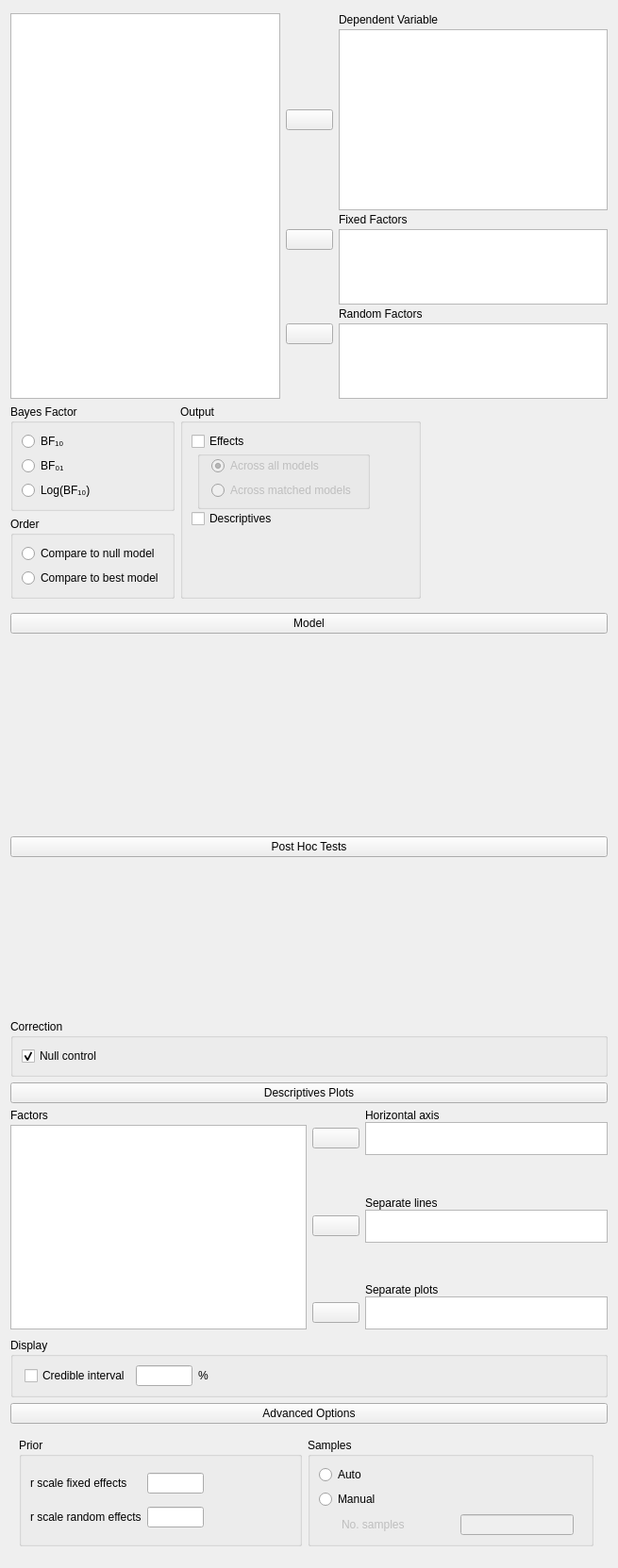
<?xml version="1.0" encoding="UTF-8"?>
<ui version="4.0">
 <class>AnovaBayesianForm</class>
 <widget class="QWidget" name="AnovaBayesianForm">
  <property name="geometry">
   <rect>
    <x>0</x>
    <y>0</y>
    <width>655</width>
    <height>1663</height>
   </rect>
  </property>
  <property name="sizePolicy">
   <sizepolicy hsizetype="Fixed" vsizetype="Preferred">
    <horstretch>0</horstretch>
    <verstretch>0</verstretch>
   </sizepolicy>
  </property>
  <property name="windowTitle">
   <string>Form</string>
  </property>
  <layout class="QGridLayout" name="gridLayout">
   <property name="verticalSpacing">
    <number>0</number>
   </property>
   <item row="2" column="0">
    <widget class="QWidget" name="widget_11" native="true">
     <layout class="QGridLayout" name="gridLayout_6">
      <property name="leftMargin">
       <number>0</number>
      </property>
      <property name="topMargin">
       <number>3</number>
      </property>
      <property name="rightMargin">
       <number>0</number>
      </property>
      <property name="bottomMargin">
       <number>3</number>
      </property>
      <property name="verticalSpacing">
       <number>-1</number>
      </property>
      <item row="0" column="0">
       <widget class="QWidget" name="widgetModel" native="true">
        <layout class="QGridLayout" name="gridLayout_5">
         <property name="leftMargin">
          <number>0</number>
         </property>
         <property name="rightMargin">
          <number>0</number>
         </property>
         <property name="bottomMargin">
          <number>3</number>
         </property>
         <item row="1" column="0">
          <widget class="AnovaModelWidget" name="modelTerms" native="true">
           <property name="sizePolicy">
            <sizepolicy hsizetype="Expanding" vsizetype="Preferred">
             <horstretch>0</horstretch>
             <verstretch>0</verstretch>
            </sizepolicy>
           </property>
           <property name="minimumSize">
            <size>
             <width>0</width>
             <height>200</height>
            </size>
           </property>
          </widget>
         </item>
         <item row="0" column="0">
          <widget class="ExpanderButton" name="expanderModel">
           <property name="sizePolicy">
            <sizepolicy hsizetype="Expanding" vsizetype="Fixed">
             <horstretch>0</horstretch>
             <verstretch>0</verstretch>
            </sizepolicy>
           </property>
           <property name="text">
            <string>Model</string>
           </property>
          </widget>
         </item>
        </layout>
       </widget>
      </item>
     </layout>
    </widget>
   </item>
   <item row="5" column="0">
    <widget class="QWidget" name="advancedBox" native="true">
     <layout class="QGridLayout" name="gridLayout_2">
      <property name="leftMargin">
       <number>0</number>
      </property>
      <property name="topMargin">
       <number>3</number>
      </property>
      <property name="rightMargin">
       <number>0</number>
      </property>
      <property name="bottomMargin">
       <number>3</number>
      </property>
      <item row="0" column="0" rowspan="2" colspan="2">
       <widget class="ExpanderButton" name="expanderAdvanced">
        <property name="text">
         <string>Advanced Options</string>
        </property>
       </widget>
      </item>
      <item row="3" column="0" rowspan="2">
       <widget class="QWidget" name="advancedOptions" native="true">
        <layout class="QGridLayout" name="gridLayout_7">
         <item row="0" column="0">
          <widget class="GroupBox" name="groupBox_2">
           <property name="maximumSize">
            <size>
             <width>300</width>
             <height>16777215</height>
            </size>
           </property>
           <property name="title">
            <string>Prior</string>
           </property>
           <layout class="QGridLayout" name="gridLayout_9">
            <item row="0" column="0">
             <widget class="QLabel" name="label_5">
              <property name="text">
               <string>r scale fixed effects</string>
              </property>
             </widget>
            </item>
            <item row="0" column="1">
             <widget class="BoundTextBox" name="priorFixedEffects">
              <property name="minimumSize">
               <size>
                <width>60</width>
                <height>0</height>
               </size>
              </property>
              <property name="maximumSize">
               <size>
                <width>60</width>
                <height>16777215</height>
               </size>
              </property>
             </widget>
            </item>
            <item row="0" column="2">
             <spacer name="horizontalSpacer">
              <property name="orientation">
               <enum>Qt::Horizontal</enum>
              </property>
              <property name="sizeHint" stdset="0">
               <size>
                <width>293</width>
                <height>20</height>
               </size>
              </property>
             </spacer>
            </item>
            <item row="1" column="0">
             <widget class="QLabel" name="label_9">
              <property name="text">
               <string>r scale random effects</string>
              </property>
             </widget>
            </item>
            <item row="1" column="1">
             <widget class="BoundTextBox" name="priorRandomEffects">
              <property name="minimumSize">
               <size>
                <width>60</width>
                <height>0</height>
               </size>
              </property>
              <property name="maximumSize">
               <size>
                <width>60</width>
                <height>16777215</height>
               </size>
              </property>
             </widget>
            </item>
            <item row="1" column="2">
             <spacer name="horizontalSpacer_2">
              <property name="orientation">
               <enum>Qt::Horizontal</enum>
              </property>
              <property name="sizeHint" stdset="0">
               <size>
                <width>293</width>
                <height>20</height>
               </size>
              </property>
             </spacer>
            </item>
           </layout>
          </widget>
         </item>
         <item row="0" column="1">
          <widget class="BoundGroupBox" name="sampleMode">
           <property name="title">
            <string>Samples</string>
           </property>
           <layout class="QGridLayout" name="gridLayout_12">
            <item row="1" column="0">
             <widget class="QRadioButton" name="_2fixed">
              <property name="text">
               <string>Manual</string>
              </property>
             </widget>
            </item>
            <item row="2" column="0">
             <widget class="QWidget" name="fixedSamplesNumberContainer" native="true">
              <property name="enabled">
               <bool>false</bool>
              </property>
              <layout class="QGridLayout" name="gridLayout_17">
               <property name="leftMargin">
                <number>24</number>
               </property>
               <property name="topMargin">
                <number>0</number>
               </property>
               <property name="bottomMargin">
                <number>0</number>
               </property>
               <item row="0" column="0">
                <widget class="QLabel" name="label_12">
                 <property name="text">
                  <string>No. samples</string>
                 </property>
                </widget>
               </item>
               <item row="0" column="1">
                <widget class="BoundTextBox" name="fixedSamplesNumber">
                 <property name="maximumSize">
                  <size>
                   <width>120</width>
                   <height>16777215</height>
                  </size>
                 </property>
                </widget>
               </item>
              </layout>
             </widget>
            </item>
            <item row="0" column="0">
             <widget class="QRadioButton" name="_1auto">
              <property name="text">
               <string>Auto</string>
              </property>
             </widget>
            </item>
           </layout>
          </widget>
         </item>
        </layout>
       </widget>
      </item>
     </layout>
    </widget>
   </item>
   <item row="3" column="0">
    <widget class="QWidget" name="widget_13" native="true">
     <layout class="QGridLayout" name="gridLayout_22">
      <property name="leftMargin">
       <number>0</number>
      </property>
      <property name="topMargin">
       <number>3</number>
      </property>
      <property name="rightMargin">
       <number>0</number>
      </property>
      <property name="bottomMargin">
       <number>3</number>
      </property>
      <item row="1" column="0">
       <widget class="QWidget" name="containerPostHocTests" native="true">
        <layout class="QGridLayout" name="gridLayout_25">
         <property name="leftMargin">
          <number>0</number>
         </property>
         <property name="topMargin">
          <number>0</number>
         </property>
         <property name="rightMargin">
          <number>0</number>
         </property>
         <property name="bottomMargin">
          <number>0</number>
         </property>
         <item row="0" column="0">
          <widget class="BoundAssignWidget" name="postHocTestsVariables" native="true">
           <property name="minimumSize">
            <size>
             <width>0</width>
             <height>160</height>
            </size>
           </property>
           <layout class="QGridLayout" name="gridLayout_10"/>
          </widget>
         </item>
         <item row="1" column="0">
          <widget class="GroupBox" name="groupPostHocOptions">
           <property name="title">
            <string>Correction</string>
           </property>
           <layout class="QGridLayout" name="gridLayout_26">
            <item row="0" column="0">
             <widget class="BoundCheckBox" name="postHocTestsNullControl">
              <property name="text">
               <string>Null control</string>
              </property>
              <property name="checked">
               <bool>true</bool>
              </property>
             </widget>
            </item>
           </layout>
          </widget>
         </item>
        </layout>
       </widget>
      </item>
      <item row="0" column="0">
       <widget class="ExpanderButton" name="expanderPosthoc">
        <property name="sizePolicy">
         <sizepolicy hsizetype="Minimum" vsizetype="Fixed">
          <horstretch>0</horstretch>
          <verstretch>0</verstretch>
         </sizepolicy>
        </property>
        <property name="text">
         <string>Post Hoc Tests</string>
        </property>
       </widget>
      </item>
     </layout>
    </widget>
   </item>
   <item row="0" column="0">
    <widget class="QWidget" name="topWidget" native="true">
     <property name="sizePolicy">
      <sizepolicy hsizetype="Preferred" vsizetype="Fixed">
       <horstretch>0</horstretch>
       <verstretch>0</verstretch>
      </sizepolicy>
     </property>
     <layout class="QGridLayout" name="gridLayout_3">
      <property name="leftMargin">
       <number>0</number>
      </property>
      <property name="topMargin">
       <number>3</number>
      </property>
      <property name="rightMargin">
       <number>0</number>
      </property>
      <property name="bottomMargin">
       <number>3</number>
      </property>
      <property name="verticalSpacing">
       <number>3</number>
      </property>
      <item row="3" column="1">
       <widget class="AssignButton" name="buttonAssignFixed">
        <property name="sizePolicy">
         <sizepolicy hsizetype="Fixed" vsizetype="Fixed">
          <horstretch>0</horstretch>
          <verstretch>0</verstretch>
         </sizepolicy>
        </property>
        <property name="minimumSize">
         <size>
          <width>50</width>
          <height>0</height>
         </size>
        </property>
        <property name="maximumSize">
         <size>
          <width>50</width>
          <height>16777215</height>
         </size>
        </property>
        <property name="text">
         <string/>
        </property>
       </widget>
      </item>
      <item row="1" column="1">
       <widget class="AssignButton" name="buttonAssignDependent">
        <property name="sizePolicy">
         <sizepolicy hsizetype="Fixed" vsizetype="Fixed">
          <horstretch>0</horstretch>
          <verstretch>0</verstretch>
         </sizepolicy>
        </property>
        <property name="minimumSize">
         <size>
          <width>50</width>
          <height>0</height>
         </size>
        </property>
        <property name="maximumSize">
         <size>
          <width>50</width>
          <height>16777215</height>
         </size>
        </property>
        <property name="text">
         <string/>
        </property>
       </widget>
      </item>
      <item row="5" column="2">
       <widget class="QLabel" name="label_3">
        <property name="text">
         <string>Random Factors</string>
        </property>
       </widget>
      </item>
      <item row="1" column="2">
       <widget class="boundSingleItemView" name="dependent">
        <property name="sizePolicy">
         <sizepolicy hsizetype="Expanding" vsizetype="Fixed">
          <horstretch>0</horstretch>
          <verstretch>0</verstretch>
         </sizepolicy>
        </property>
        <property name="minimumSize">
         <size>
          <width>0</width>
          <height>0</height>
         </size>
        </property>
        <property name="maximumSize">
         <size>
          <width>16777215</width>
          <height>16777215</height>
         </size>
        </property>
        <property name="selectionMode">
         <enum>QAbstractItemView::ExtendedSelection</enum>
        </property>
       </widget>
      </item>
      <item row="7" column="1">
       <spacer name="verticalSpacer">
        <property name="orientation">
         <enum>Qt::Vertical</enum>
        </property>
        <property name="sizeHint" stdset="0">
         <size>
          <width>20</width>
          <height>0</height>
         </size>
        </property>
       </spacer>
      </item>
      <item row="0" column="2">
       <widget class="QLabel" name="label">
        <property name="text">
         <string>Dependent Variable</string>
        </property>
       </widget>
      </item>
      <item row="4" column="1">
       <spacer name="verticalSpacer_1">
        <property name="orientation">
         <enum>Qt::Vertical</enum>
        </property>
        <property name="sizeHint" stdset="0">
         <size>
          <width>20</width>
          <height>0</height>
         </size>
        </property>
       </spacer>
      </item>
      <item row="6" column="2" rowspan="2">
       <widget class="BoundListView" name="randomFactors">
        <property name="sizePolicy">
         <sizepolicy hsizetype="Expanding" vsizetype="Fixed">
          <horstretch>0</horstretch>
          <verstretch>0</verstretch>
         </sizepolicy>
        </property>
        <property name="minimumSize">
         <size>
          <width>0</width>
          <height>80</height>
         </size>
        </property>
        <property name="maximumSize">
         <size>
          <width>16777215</width>
          <height>80</height>
         </size>
        </property>
        <property name="selectionMode">
         <enum>QAbstractItemView::ExtendedSelection</enum>
        </property>
       </widget>
      </item>
      <item row="0" column="0" rowspan="8">
       <widget class="AvailableFieldsListView" name="listAvailableFields">
        <property name="sizePolicy">
         <sizepolicy hsizetype="Expanding" vsizetype="Preferred">
          <horstretch>0</horstretch>
          <verstretch>0</verstretch>
         </sizepolicy>
        </property>
        <property name="minimumSize">
         <size>
          <width>210</width>
          <height>0</height>
         </size>
        </property>
        <property name="maximumSize">
         <size>
          <width>16777215</width>
          <height>16777215</height>
         </size>
        </property>
        <property name="selectionMode">
         <enum>QAbstractItemView::ExtendedSelection</enum>
        </property>
       </widget>
      </item>
      <item row="2" column="2">
       <widget class="QLabel" name="label_2">
        <property name="text">
         <string>Fixed Factors</string>
        </property>
       </widget>
      </item>
      <item row="6" column="1">
       <widget class="AssignButton" name="buttonAssignRandom">
        <property name="sizePolicy">
         <sizepolicy hsizetype="Fixed" vsizetype="Fixed">
          <horstretch>0</horstretch>
          <verstretch>0</verstretch>
         </sizepolicy>
        </property>
        <property name="minimumSize">
         <size>
          <width>50</width>
          <height>0</height>
         </size>
        </property>
        <property name="maximumSize">
         <size>
          <width>50</width>
          <height>16777215</height>
         </size>
        </property>
        <property name="text">
         <string/>
        </property>
       </widget>
      </item>
      <item row="3" column="2" rowspan="2">
       <widget class="BoundListView" name="fixedFactors">
        <property name="sizePolicy">
         <sizepolicy hsizetype="Expanding" vsizetype="Fixed">
          <horstretch>0</horstretch>
          <verstretch>0</verstretch>
         </sizepolicy>
        </property>
        <property name="minimumSize">
         <size>
          <width>0</width>
          <height>80</height>
         </size>
        </property>
        <property name="maximumSize">
         <size>
          <width>16777215</width>
          <height>80</height>
         </size>
        </property>
        <property name="selectionMode">
         <enum>QAbstractItemView::ExtendedSelection</enum>
        </property>
       </widget>
      </item>
     </layout>
    </widget>
   </item>
   <item row="4" column="0">
    <widget class="QWidget" name="profilePlot" native="true">
     <layout class="QGridLayout" name="gridLayout_24">
      <property name="leftMargin">
       <number>0</number>
      </property>
      <property name="topMargin">
       <number>3</number>
      </property>
      <property name="rightMargin">
       <number>0</number>
      </property>
      <property name="bottomMargin">
       <number>3</number>
      </property>
      <item row="1" column="0">
       <widget class="QWidget" name="containerDescriptivesPlot" native="true">
        <layout class="QGridLayout" name="gridLayout_23">
         <property name="leftMargin">
          <number>0</number>
         </property>
         <property name="topMargin">
          <number>0</number>
         </property>
         <property name="rightMargin">
          <number>0</number>
         </property>
         <property name="bottomMargin">
          <number>0</number>
         </property>
         <item row="0" column="0">
          <widget class="QWidget" name="widget_17" native="true">
           <layout class="QGridLayout" name="gridLayout_11">
            <property name="leftMargin">
             <number>0</number>
            </property>
            <property name="topMargin">
             <number>0</number>
            </property>
            <property name="rightMargin">
             <number>0</number>
            </property>
            <property name="bottomMargin">
             <number>3</number>
            </property>
            <property name="horizontalSpacing">
             <number>0</number>
            </property>
            <property name="verticalSpacing">
             <number>3</number>
            </property>
            <item row="0" column="0">
             <widget class="QLabel" name="label_7">
              <property name="sizePolicy">
               <sizepolicy hsizetype="Fixed" vsizetype="Fixed">
                <horstretch>0</horstretch>
                <verstretch>0</verstretch>
               </sizepolicy>
              </property>
              <property name="text">
               <string>Factors</string>
              </property>
             </widget>
            </item>
            <item row="1" column="0">
             <widget class="AvailableFieldsListView" name="plotVariables">
              <property name="sizePolicy">
               <sizepolicy hsizetype="Expanding" vsizetype="Expanding">
                <horstretch>0</horstretch>
                <verstretch>0</verstretch>
               </sizepolicy>
              </property>
              <property name="maximumSize">
               <size>
                <width>16777215</width>
                <height>16777215</height>
               </size>
              </property>
             </widget>
            </item>
           </layout>
          </widget>
         </item>
         <item row="0" column="1">
          <widget class="QWidget" name="widget_15" native="true">
           <layout class="QVBoxLayout" name="verticalLayout_6">
            <property name="leftMargin">
             <number>0</number>
            </property>
            <property name="topMargin">
             <number>0</number>
            </property>
            <property name="rightMargin">
             <number>0</number>
            </property>
            <property name="bottomMargin">
             <number>3</number>
            </property>
            <item>
             <widget class="QWidget" name="widget_19" native="true">
              <property name="sizePolicy">
               <sizepolicy hsizetype="Preferred" vsizetype="Preferred">
                <horstretch>0</horstretch>
                <verstretch>0</verstretch>
               </sizepolicy>
              </property>
              <layout class="QGridLayout" name="gridLayout_14">
               <property name="leftMargin">
                <number>0</number>
               </property>
               <property name="topMargin">
                <number>0</number>
               </property>
               <property name="rightMargin">
                <number>0</number>
               </property>
               <property name="bottomMargin">
                <number>0</number>
               </property>
               <property name="verticalSpacing">
                <number>0</number>
               </property>
               <item row="2" column="0">
                <widget class="AssignButton" name="buttonAssignHorizontalAxis">
                 <property name="sizePolicy">
                  <sizepolicy hsizetype="Fixed" vsizetype="Fixed">
                   <horstretch>0</horstretch>
                   <verstretch>0</verstretch>
                  </sizepolicy>
                 </property>
                 <property name="minimumSize">
                  <size>
                   <width>50</width>
                   <height>0</height>
                  </size>
                 </property>
                 <property name="maximumSize">
                  <size>
                   <width>50</width>
                   <height>16777215</height>
                  </size>
                 </property>
                 <property name="text">
                  <string/>
                 </property>
                </widget>
               </item>
               <item row="0" column="1">
                <widget class="QLabel" name="label_8">
                 <property name="sizePolicy">
                  <sizepolicy hsizetype="Fixed" vsizetype="Fixed">
                   <horstretch>0</horstretch>
                   <verstretch>0</verstretch>
                  </sizepolicy>
                 </property>
                 <property name="text">
                  <string>Horizontal axis</string>
                 </property>
                </widget>
               </item>
               <item row="2" column="1">
                <widget class="BoundListView" name="plotHorizontalAxis">
                 <property name="sizePolicy">
                  <sizepolicy hsizetype="Expanding" vsizetype="Fixed">
                   <horstretch>0</horstretch>
                   <verstretch>0</verstretch>
                  </sizepolicy>
                 </property>
                 <property name="maximumSize">
                  <size>
                   <width>16777215</width>
                   <height>35</height>
                  </size>
                 </property>
                </widget>
               </item>
              </layout>
             </widget>
            </item>
            <item>
             <spacer name="verticalSpacer_2">
              <property name="orientation">
               <enum>Qt::Vertical</enum>
              </property>
              <property name="sizeType">
               <enum>QSizePolicy::Expanding</enum>
              </property>
              <property name="sizeHint" stdset="0">
               <size>
                <width>20</width>
                <height>0</height>
               </size>
              </property>
             </spacer>
            </item>
            <item>
             <widget class="QWidget" name="widget_20" native="true">
              <property name="sizePolicy">
               <sizepolicy hsizetype="Preferred" vsizetype="Preferred">
                <horstretch>0</horstretch>
                <verstretch>0</verstretch>
               </sizepolicy>
              </property>
              <layout class="QGridLayout" name="gridLayout_15">
               <property name="leftMargin">
                <number>0</number>
               </property>
               <property name="topMargin">
                <number>0</number>
               </property>
               <property name="rightMargin">
                <number>0</number>
               </property>
               <property name="bottomMargin">
                <number>0</number>
               </property>
               <property name="verticalSpacing">
                <number>0</number>
               </property>
               <item row="1" column="1">
                <widget class="BoundListView" name="plotSeparateLines">
                 <property name="sizePolicy">
                  <sizepolicy hsizetype="Expanding" vsizetype="Fixed">
                   <horstretch>0</horstretch>
                   <verstretch>0</verstretch>
                  </sizepolicy>
                 </property>
                 <property name="maximumSize">
                  <size>
                   <width>16777215</width>
                   <height>35</height>
                  </size>
                 </property>
                </widget>
               </item>
               <item row="1" column="0">
                <widget class="AssignButton" name="buttonAssignSeperateLines">
                 <property name="sizePolicy">
                  <sizepolicy hsizetype="Fixed" vsizetype="Fixed">
                   <horstretch>0</horstretch>
                   <verstretch>0</verstretch>
                  </sizepolicy>
                 </property>
                 <property name="minimumSize">
                  <size>
                   <width>50</width>
                   <height>0</height>
                  </size>
                 </property>
                 <property name="maximumSize">
                  <size>
                   <width>50</width>
                   <height>16777215</height>
                  </size>
                 </property>
                 <property name="text">
                  <string/>
                 </property>
                </widget>
               </item>
               <item row="0" column="1">
                <widget class="QLabel" name="label_10">
                 <property name="sizePolicy">
                  <sizepolicy hsizetype="Fixed" vsizetype="Fixed">
                   <horstretch>0</horstretch>
                   <verstretch>0</verstretch>
                  </sizepolicy>
                 </property>
                 <property name="text">
                  <string>Separate lines</string>
                 </property>
                </widget>
               </item>
              </layout>
             </widget>
            </item>
            <item>
             <spacer name="verticalSpacer_4">
              <property name="orientation">
               <enum>Qt::Vertical</enum>
              </property>
              <property name="sizeType">
               <enum>QSizePolicy::Expanding</enum>
              </property>
              <property name="sizeHint" stdset="0">
               <size>
                <width>20</width>
                <height>0</height>
               </size>
              </property>
             </spacer>
            </item>
            <item>
             <widget class="QWidget" name="widget_22" native="true">
              <property name="sizePolicy">
               <sizepolicy hsizetype="Preferred" vsizetype="Preferred">
                <horstretch>0</horstretch>
                <verstretch>0</verstretch>
               </sizepolicy>
              </property>
              <layout class="QGridLayout" name="gridLayout_18">
               <property name="leftMargin">
                <number>0</number>
               </property>
               <property name="topMargin">
                <number>0</number>
               </property>
               <property name="rightMargin">
                <number>0</number>
               </property>
               <property name="bottomMargin">
                <number>0</number>
               </property>
               <property name="verticalSpacing">
                <number>0</number>
               </property>
               <item row="1" column="1">
                <widget class="BoundListView" name="plotSeparatePlots">
                 <property name="sizePolicy">
                  <sizepolicy hsizetype="Expanding" vsizetype="Fixed">
                   <horstretch>0</horstretch>
                   <verstretch>0</verstretch>
                  </sizepolicy>
                 </property>
                 <property name="maximumSize">
                  <size>
                   <width>16777215</width>
                   <height>35</height>
                  </size>
                 </property>
                </widget>
               </item>
               <item row="1" column="0">
                <widget class="AssignButton" name="buttonAssignSeperatePlots">
                 <property name="sizePolicy">
                  <sizepolicy hsizetype="Fixed" vsizetype="Fixed">
                   <horstretch>0</horstretch>
                   <verstretch>0</verstretch>
                  </sizepolicy>
                 </property>
                 <property name="minimumSize">
                  <size>
                   <width>50</width>
                   <height>0</height>
                  </size>
                 </property>
                 <property name="maximumSize">
                  <size>
                   <width>50</width>
                   <height>16777215</height>
                  </size>
                 </property>
                 <property name="text">
                  <string/>
                 </property>
                </widget>
               </item>
               <item row="0" column="1">
                <widget class="QLabel" name="label_13">
                 <property name="sizePolicy">
                  <sizepolicy hsizetype="Fixed" vsizetype="Fixed">
                   <horstretch>0</horstretch>
                   <verstretch>0</verstretch>
                  </sizepolicy>
                 </property>
                 <property name="text">
                  <string>Separate plots</string>
                 </property>
                </widget>
               </item>
              </layout>
             </widget>
            </item>
           </layout>
          </widget>
         </item>
         <item row="1" column="0" colspan="2">
          <widget class="BoundGroupBox" name="groupOptions2_2">
           <property name="title">
            <string>Display</string>
           </property>
           <layout class="QGridLayout" name="gridLayout_16">
            <property name="leftMargin">
             <number>12</number>
            </property>
            <property name="verticalSpacing">
             <number>0</number>
            </property>
            <item row="0" column="5">
             <spacer name="horizontalSpacer_3">
              <property name="orientation">
               <enum>Qt::Horizontal</enum>
              </property>
              <property name="sizeHint" stdset="0">
               <size>
                <width>40</width>
                <height>20</height>
               </size>
              </property>
             </spacer>
            </item>
            <item row="0" column="3">
             <widget class="BoundTextBox" name="plotCredibleIntervalInterval">
              <property name="enabled">
               <bool>true</bool>
              </property>
              <property name="minimumSize">
               <size>
                <width>60</width>
                <height>0</height>
               </size>
              </property>
              <property name="maximumSize">
               <size>
                <width>60</width>
                <height>16777215</height>
               </size>
              </property>
             </widget>
            </item>
            <item row="0" column="0" colspan="2">
             <widget class="BoundCheckBox" name="plotCredibleInterval">
              <property name="text">
               <string>Credible interval</string>
              </property>
             </widget>
            </item>
            <item row="0" column="4">
             <widget class="QLabel" name="label_11">
              <property name="sizePolicy">
               <sizepolicy hsizetype="Fixed" vsizetype="Fixed">
                <horstretch>0</horstretch>
                <verstretch>0</verstretch>
               </sizepolicy>
              </property>
              <property name="text">
               <string>%</string>
              </property>
             </widget>
            </item>
           </layout>
          </widget>
         </item>
        </layout>
       </widget>
      </item>
      <item row="0" column="0">
       <widget class="ExpanderButton" name="expanderDescriptivesPlot">
        <property name="enabled">
         <bool>true</bool>
        </property>
        <property name="sizePolicy">
         <sizepolicy hsizetype="Expanding" vsizetype="Fixed">
          <horstretch>0</horstretch>
          <verstretch>0</verstretch>
         </sizepolicy>
        </property>
        <property name="text">
         <string>Descriptives Plots</string>
        </property>
        <property name="default">
         <bool>false</bool>
        </property>
        <property name="flat">
         <bool>false</bool>
        </property>
       </widget>
      </item>
     </layout>
    </widget>
   </item>
   <item row="1" column="0">
    <widget class="QWidget" name="widget_10" native="true">
     <property name="sizePolicy">
      <sizepolicy hsizetype="Fixed" vsizetype="Fixed">
       <horstretch>0</horstretch>
       <verstretch>0</verstretch>
      </sizepolicy>
     </property>
     <layout class="QGridLayout" name="gridLayout_4">
      <property name="leftMargin">
       <number>0</number>
      </property>
      <property name="topMargin">
       <number>3</number>
      </property>
      <property name="rightMargin">
       <number>0</number>
      </property>
      <property name="bottomMargin">
       <number>3</number>
      </property>
      <item row="0" column="1">
       <widget class="QWidget" name="widget_2" native="true">
        <layout class="QGridLayout" name="gridLayout_27">
         <property name="leftMargin">
          <number>0</number>
         </property>
         <property name="topMargin">
          <number>0</number>
         </property>
         <property name="rightMargin">
          <number>0</number>
         </property>
         <property name="bottomMargin">
          <number>0</number>
         </property>
         <item row="0" column="0">
          <widget class="GroupBox" name="groupBox_3">
           <property name="enabled">
            <bool>true</bool>
           </property>
           <property name="sizePolicy">
            <sizepolicy hsizetype="Preferred" vsizetype="Minimum">
             <horstretch>0</horstretch>
             <verstretch>0</verstretch>
            </sizepolicy>
           </property>
           <property name="title">
            <string>Output</string>
           </property>
           <layout class="QFormLayout" name="formLayout">
            <property name="verticalSpacing">
             <number>0</number>
            </property>
            <item row="0" column="0" colspan="2">
             <widget class="BoundCheckBox" name="effects">
              <property name="text">
               <string>Effects</string>
              </property>
             </widget>
            </item>
            <item row="1" column="1">
             <widget class="BoundGroupBox" name="effectsType">
              <property name="enabled">
               <bool>false</bool>
              </property>
              <property name="sizePolicy">
               <sizepolicy hsizetype="Fixed" vsizetype="Fixed">
                <horstretch>0</horstretch>
                <verstretch>0</verstretch>
               </sizepolicy>
              </property>
              <property name="title">
               <string/>
              </property>
              <layout class="QGridLayout" name="gridLayout_21">
               <property name="leftMargin">
                <number>12</number>
               </property>
               <property name="topMargin">
                <number>0</number>
               </property>
               <property name="rightMargin">
                <number>12</number>
               </property>
               <property name="bottomMargin">
                <number>7</number>
               </property>
               <property name="verticalSpacing">
                <number>-1</number>
               </property>
               <item row="3" column="0">
                <widget class="QRadioButton" name="excludeInteractions">
                 <property name="text">
                  <string>Across matched models</string>
                 </property>
                </widget>
               </item>
               <item row="2" column="0">
                <widget class="QRadioButton" name="allModels">
                 <property name="text">
                  <string>Across all models</string>
                 </property>
                 <property name="checked">
                  <bool>true</bool>
                 </property>
                </widget>
               </item>
              </layout>
             </widget>
            </item>
            <item row="2" column="0" colspan="2">
             <widget class="BoundCheckBox" name="descriptives">
              <property name="text">
               <string>Descriptives</string>
              </property>
             </widget>
            </item>
            <item row="3" column="1">
             <spacer name="horizontalSpacer_5">
              <property name="orientation">
               <enum>Qt::Horizontal</enum>
              </property>
              <property name="sizeType">
               <enum>QSizePolicy::Fixed</enum>
              </property>
              <property name="sizeHint" stdset="0">
               <size>
                <width>225</width>
                <height>20</height>
               </size>
              </property>
             </spacer>
            </item>
           </layout>
           <zorder>descriptives</zorder>
           <zorder>effects</zorder>
           <zorder>horizontalSpacer_5</zorder>
           <zorder>effectsType</zorder>
          </widget>
         </item>
        </layout>
       </widget>
      </item>
      <item row="0" column="0">
       <widget class="QWidget" name="widget" native="true">
        <layout class="QGridLayout" name="gridLayout_20">
         <property name="leftMargin">
          <number>0</number>
         </property>
         <property name="topMargin">
          <number>0</number>
         </property>
         <property name="rightMargin">
          <number>0</number>
         </property>
         <property name="bottomMargin">
          <number>0</number>
         </property>
         <item row="2" column="0">
          <widget class="BoundGroupBox" name="bayesFactorType">
           <property name="sizePolicy">
            <sizepolicy hsizetype="Preferred" vsizetype="Minimum">
             <horstretch>0</horstretch>
             <verstretch>0</verstretch>
            </sizepolicy>
           </property>
           <property name="title">
            <string>Bayes Factor</string>
           </property>
           <property name="flat">
            <bool>false</bool>
           </property>
           <layout class="QGridLayout" name="gridLayout_13">
            <item row="1" column="0">
             <widget class="QRadioButton" name="_2">
              <property name="text">
               <string>BF₀₁</string>
              </property>
             </widget>
            </item>
            <item row="2" column="0">
             <widget class="QRadioButton" name="_3">
              <property name="text">
               <string>Log(BF₁₀)</string>
              </property>
             </widget>
            </item>
            <item row="0" column="0">
             <widget class="QRadioButton" name="_1">
              <property name="text">
               <string>BF₁₀</string>
              </property>
             </widget>
            </item>
            <item row="1" column="1">
             <spacer name="horizontalSpacer_4">
              <property name="orientation">
               <enum>Qt::Horizontal</enum>
              </property>
              <property name="sizeHint" stdset="0">
               <size>
                <width>40</width>
                <height>20</height>
               </size>
              </property>
             </spacer>
            </item>
           </layout>
          </widget>
         </item>
         <item row="3" column="0">
          <widget class="BoundGroupBox" name="bayesFactorOrder">
           <property name="sizePolicy">
            <sizepolicy hsizetype="Fixed" vsizetype="Fixed">
             <horstretch>0</horstretch>
             <verstretch>0</verstretch>
            </sizepolicy>
           </property>
           <property name="minimumSize">
            <size>
             <width>0</width>
             <height>0</height>
            </size>
           </property>
           <property name="title">
            <string>Order</string>
           </property>
           <layout class="QGridLayout" name="gridLayout_19">
            <item row="1" column="0">
             <widget class="QRadioButton" name="__4">
              <property name="text">
               <string>Compare to best model</string>
              </property>
             </widget>
            </item>
            <item row="0" column="0">
             <widget class="QRadioButton" name="__3">
              <property name="text">
               <string>Compare to null model</string>
              </property>
             </widget>
            </item>
           </layout>
          </widget>
         </item>
        </layout>
       </widget>
      </item>
     </layout>
    </widget>
   </item>
  </layout>
 </widget>
 <customwidgets>
  <customwidget>
   <class>AssignButton</class>
   <extends>QPushButton</extends>
   <header>widgets/assignbutton.h</header>
  </customwidget>
  <customwidget>
   <class>AvailableFieldsListView</class>
   <extends>QListView</extends>
   <header>widgets/availablefieldslistview.h</header>
  </customwidget>
  <customwidget>
   <class>GroupBox</class>
   <extends>QGroupBox</extends>
   <header>widgets/groupbox.h</header>
   <container>1</container>
  </customwidget>
  <customwidget>
   <class>BoundTextBox</class>
   <extends>QLineEdit</extends>
   <header>widgets/boundtextbox.h</header>
  </customwidget>
  <customwidget>
   <class>BoundGroupBox</class>
   <extends>QGroupBox</extends>
   <header>widgets/boundgroupbox.h</header>
   <container>1</container>
  </customwidget>
  <customwidget>
   <class>ExpanderButton</class>
   <extends>QPushButton</extends>
   <header>widgets/expanderbutton.h</header>
  </customwidget>
  <customwidget>
   <class>BoundCheckBox</class>
   <extends>QCheckBox</extends>
   <header>widgets/boundcheckbox.h</header>
  </customwidget>
  <customwidget>
   <class>BoundListView</class>
   <extends>QListView</extends>
   <header>widgets/boundlistview.h</header>
  </customwidget>
  <customwidget>
   <class>boundSingleItemView</class>
   <extends>QListView</extends>
   <header>widgets/boundsingleitemview.h</header>
  </customwidget>
  <customwidget>
   <class>AnovaModelWidget</class>
   <extends>QWidget</extends>
   <header>widgets/anovamodelwidget.h</header>
   <container>1</container>
  </customwidget>
  <customwidget>
   <class>BoundAssignWidget</class>
   <extends>QWidget</extends>
   <header>widgets/boundassignwidget.h</header>
   <container>1</container>
  </customwidget>
 </customwidgets>
 <tabstops>
  <tabstop>listAvailableFields</tabstop>
  <tabstop>buttonAssignDependent</tabstop>
  <tabstop>dependent</tabstop>
  <tabstop>buttonAssignFixed</tabstop>
  <tabstop>fixedFactors</tabstop>
  <tabstop>buttonAssignRandom</tabstop>
  <tabstop>randomFactors</tabstop>
  <tabstop>_1</tabstop>
  <tabstop>_2</tabstop>
  <tabstop>_3</tabstop>
  <tabstop>__3</tabstop>
  <tabstop>__4</tabstop>
  <tabstop>expanderModel</tabstop>
  <tabstop>expanderDescriptivesPlot</tabstop>
  <tabstop>plotVariables</tabstop>
  <tabstop>buttonAssignHorizontalAxis</tabstop>
  <tabstop>plotHorizontalAxis</tabstop>
  <tabstop>buttonAssignSeperateLines</tabstop>
  <tabstop>plotSeparateLines</tabstop>
  <tabstop>buttonAssignSeperatePlots</tabstop>
  <tabstop>plotSeparatePlots</tabstop>
  <tabstop>plotCredibleInterval</tabstop>
  <tabstop>plotCredibleIntervalInterval</tabstop>
  <tabstop>expanderAdvanced</tabstop>
  <tabstop>priorFixedEffects</tabstop>
  <tabstop>priorRandomEffects</tabstop>
  <tabstop>_1auto</tabstop>
  <tabstop>_2fixed</tabstop>
  <tabstop>fixedSamplesNumber</tabstop>
 </tabstops>
 <resources/>
 <connections>
  <connection>
   <sender>_2fixed</sender>
   <signal>toggled(bool)</signal>
   <receiver>fixedSamplesNumberContainer</receiver>
   <slot>setEnabled(bool)</slot>
   <hints>
    <hint type="sourcelabel">
     <x>457</x>
     <y>924</y>
    </hint>
    <hint type="destinationlabel">
     <x>457</x>
     <y>948</y>
    </hint>
   </hints>
  </connection>
  <connection>
   <sender>effects</sender>
   <signal>toggled(bool)</signal>
   <receiver>effectsType</receiver>
   <slot>setEnabled(bool)</slot>
   <hints>
    <hint type="sourcelabel">
     <x>352</x>
     <y>478</y>
    </hint>
    <hint type="destinationlabel">
     <x>340</x>
     <y>512</y>
    </hint>
   </hints>
  </connection>
 </connections>
</ui>
